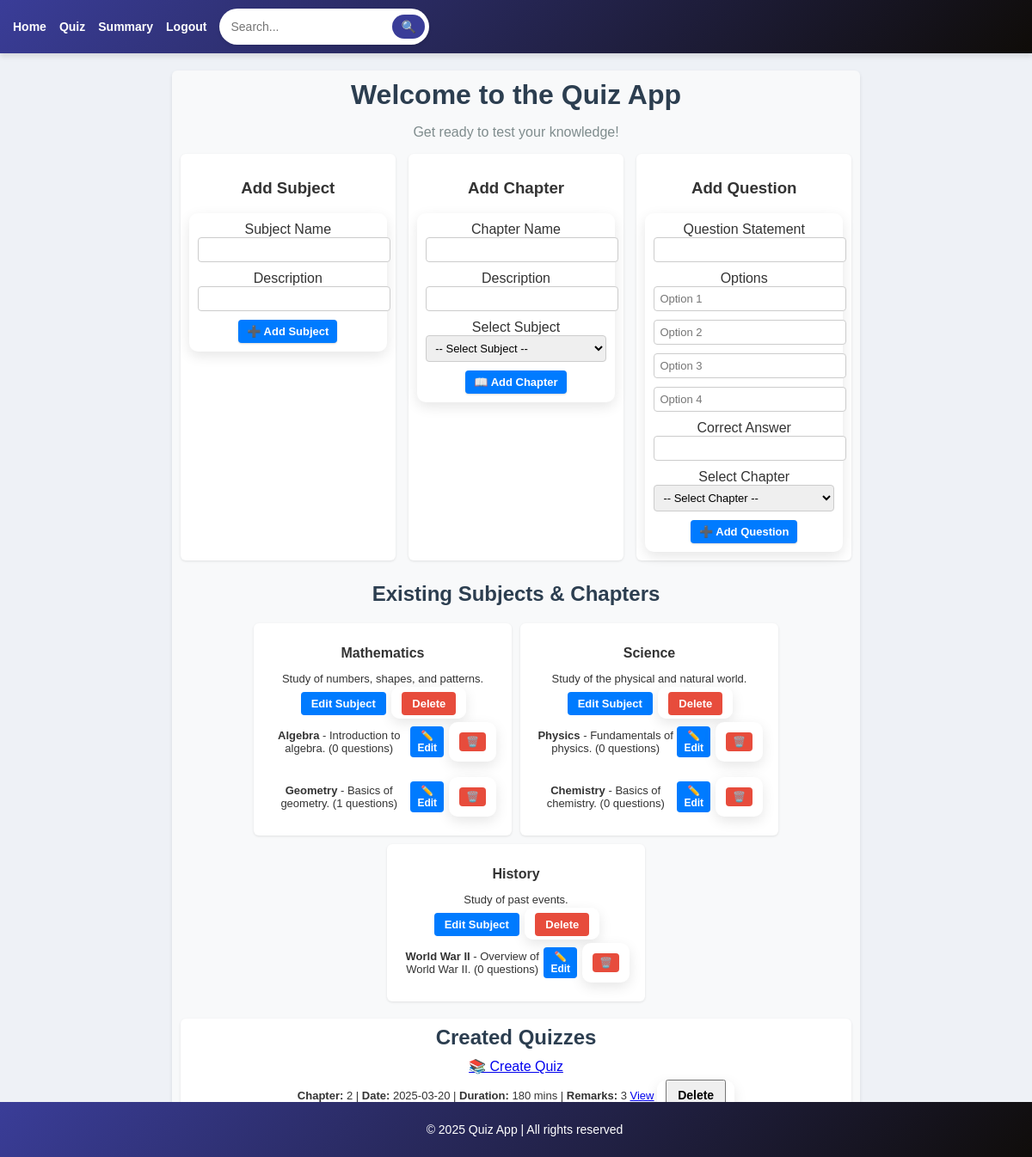
Page /admin_dashboard (signed in) on the committed database.
### models.py (models this page shows, shortened)
class Subject(db.Model):
    __tablename__ = 'subjects'
    id = db.Column(db.Integer, primary_key=True)
    subject_name = db.Column(db.String(80), unique=True, nullable=False)
    description = db.Column(db.String(255), nullable=True)
    chapters = db.relationship('Chapter', backref='subject', cascade="all, delete-orphan", lazy=True)

class Chapter(db.Model):
    __tablename__ = 'chapters'
    id = db.Column(db.Integer, primary_key=True)
    chapter_name = db.Column(db.String(80), unique=True, nullable=False)
    description = db.Column(db.String(255), nullable=True)
    subject_id = db.Column(db.Integer, db.ForeignKey('subjects.id'), nullable=False)
    quizzes = db.relationship('Quiz', back_populates='chapter', cascade="all, delete-orphan", lazy=True)
    questions = db.relationship('Question', back_populates='chapter', cascade="all, delete-orphan", lazy=True)

class Quiz(db.Model):
    __tablename__ = 'quiz'
    id = db.Column(db.Integer, primary_key=True)
    chapter_id = db.Column(db.Integer, db.ForeignKey('chapters.id'), nullable=False)
    name = db.Column(db.String(225), unique=True, nullable=False)
    date_of_quiz = db.Column(db.Date, nullable=True)
    time_duration = db.Column(db.Integer, nullable=True)
    remarks = db.Column(db.String(255), nullable=True)
    chapter = db.relationship('Chapter', back_populates='quizzes')
    scores = db.relationship('Score', backref='quiz', lazy=True)

### app.py (the view, shortened to what this page needs)
@app.route('/admin_dashboard', methods=['GET', 'POST'])
@admin_required
def admin_dashboard():
    subjects = Subject.query.all()
    chapters = Chapter.query.all()
    quizzes = Quiz.query.all()
    return render_template("admin_dashboard.html", subjects=subjects, chapters=chapters, quizzes=quizzes)

### app.py (called while the page is built)
def admin_required(f):
    @wraps(f)
    def decorated_function(*args, **kwargs):
        if "user_id" not in session or session.get('user_role') != 'admin':
            flash("Unauthorized access!", "danger")
            return redirect(url_for("login"))
        return f(*args, **kwargs)
    return decorated_function

### templates/admin_dashboard.html (shortened to what this page needs)
{% extends 'base.html' %}
{% block content %}
<div class="dashboard-container">
  <h1 class="text-center fw-bold">Welcome to the Quiz App</h1>
  <p class="text-center" style="color: #7f8c8d;">Get ready to test your knowledge!</p>
  <div class="forms-row">
    <div class="form-container">
      <h3 class="text-center">Add Subject</h3>
      <form method="POST">
        <label>Subject Name</label>
        <input type="text" name="subject_name" required>
        <label>Description</label>
        <input type="text" name="subject_description">
        <button type="submit">➕ Add Subject</button>
      </form>
    </div>
    <div class="form-container">
      <h3 class="text-center">Add Chapter</h3>
      <form method="POST">
        <label>Chapter Name</label>
        <input type="text" name="chapter_name" required>
        <label>Description</label>
        <input type="text" name="chapter_description">
        <label>Select Subject</label>
        <select name="subject_id" required>
          <option value="">-- Select Subject --</option>
        </select>
        <button type="submit">📖 Add Chapter</button>
      </form>
    </div>
    <div class="form-container">
      <h3 class="text-center">Add Question</h3>
      <form method="POST" action="{{ url_for('add_question') }}">
        <label>Question Statement</label>
        <input type="text" name="question_statement" required>
        <label>Options</label>
        <input type="text" name="option1" placeholder="Option 1" required>
        <input type="text" name="option2" placeholder="Option 2" required>
        <input type="text" name="option3" placeholder="Option 3" required>
        <input type="text" name="option4" placeholder="Option 4" required>
        <label>Correct Answer</label>
        <input type="text" name="correct_answer" required>
        <label>Select Chapter</label>
        <select name="chapter_id" required>
            <option value="">-- Select Chapter --</option>
        </select>
        <button type="submit">➕ Add Question</button>
      </form>
    </div>
  </div>
  <div class="subject-container">
    <h2 class="text-center">Existing Subjects & Chapters</h2>
    {% for subject in subjects %}
    <div class="subject-item">
      <h3 class="text-center">{{ subject.subject_name }}</h3>
      <p class="text-center text-muted">{{ subject.description }}</p>
      <div class="text-center">
        <a href="{{ url_for('edit_subject', subject_id=subject.id) }}" class="btn btn-warning"> Edit Subject</a>
        <form method="POST" action="{{ url_for('delete_subject', subject_id=subject.id) }}" style="display: inline;">
          <button type="submit" class="btn btn-danger" onclick="return confirm('Delete this subject?');">Delete</button>
        </form>
      </div>
      <div>
        {% for chapter in subject.chapters %}
          <div class="chapter-item">
            <span>
              <strong>{{ chapter.chapter_name }}</strong> - {{ chapter.description }} ({{ chapter.questions|length }} questions)
            </span>
            <div class="btn-actions">
              <a href="{{ url_for('edit_chapter', chapter_id=chapter.id) }}" class="btn btn-warning btn-sm">✏️ Edit</a>
              <form method="POST" action="{{ url_for('delete_chapter', chapter_id=chapter.id) }}" style="display: inline;">
                <button type="submit" class="btn btn-danger btn-sm" onclick="return confirm('Delete this chapter?');">🗑️</button>
              </form>
            </div>
          </div>
        {% endfor %}
      </div>
    </div>
    {% else %}
    <p class="text-center text-muted">No subjects available.</p>
    {% endfor %}
  </div>
  <div class="quiz-container">
    <h2 class="text-center">Created Quizzes</h2>
    <div class="text-center">
      <a href="{{ url_for('create_quiz') }}" class="btn btn-primary">📚 Create Quiz</a>
    </div>
    {% if quizzes %}
    <ul>
      {% for quiz in quizzes %}
      <li>
        <strong>Chapter:</strong> {{ quiz.chapter_id }} |
        <strong>Date:</strong> {{ quiz.date_of_quiz }} |
        <strong>Duration:</strong> {{ quiz.time_duration }} mins |
        <strong>Remarks:</strong> {{ quiz.remarks }}
        <a href="{{ url_for('view_quiz', quiz_id=quiz.id) }}" class="btn btn-info">View</a>
        <form method="POST" action="{{ url_for('delete_quiz', quiz_id=quiz.id) }}" style="display: inline;">
          <button type="submit" class="btn btn-danger" onclick="return confirm('Delete this quiz?');">Delete</button>
        </form>
      </li>
      {% endfor %}
    </ul>
    {% else %}
    <p class="text-center text-muted">No quizzes available.</p>
    {% endif %}
  </div>
</div>
{% endblock %}

### templates/base.html (style rules this page uses)
form { background: white; padding: 10px; border-radius: 10px; box-shadow: 0px 5px 15px rgba(0, 0, 0, 0.1); }
input, select { border: 2px solid #3a3d98; border-radius: 10px; padding: 8px; }
button { font-size: 14px; font-weight: bold; padding: 8px 12px; }
body { font-family: 'Poppins', Arial, sans-serif; margin: 0; padding: 0; background-color: #eef1f6; color: #333; }

### templates/admin_dashboard.html (style rules this page uses)
.dashboard-container { max-width: 100%; margin: auto; padding: 10px; background-color: #f8f9fa; border-radius: 6px; box-shadow: 0 2px 4px rgba(0, 0, 0, 0.1); }
h1, h2 { color: #2c3e50; margin: 0 0 10px; }
.forms-row { display: flex; gap: 10px; justify-content: space-between; flex-wrap: nowrap; margin-bottom: 15px; }
.form-container { background: #fff; padding: 10px; border-radius: 6px; box-shadow: 0 1px 3px rgba(0, 0, 0, 0.1); width: 32%; box-sizing: border-box; }
.form-container input, .form-container select { width: 100%; padding: 6px; margin-bottom: 10px; font-size: 13px; border: 1px solid #ccc; border-radius: 4px; transition: border-color 0.3s; }
.form-container button { padding: 6px 10px; font-size: 13px; border-radius: 4px; border: none; cursor: pointer; background: #007bff; color: #fff; box-shadow: 0 1px 2px rgba(0, 0, 0, 0.15); transition: background 0.3s; }
.subject-container { display: flex; flex-wrap: wrap; gap: 10px; justify-content: center; margin: 10px 0; padding: 10px; }
.subject-container h2 { width: 100%; text-align: center; margin-bottom: 10px; }
.subject-item { background-color: #fff; border-radius: 6px; box-shadow: 0 1px 3px rgba(0, 0, 0, 0.1); padding: 10px; width: 280px; text-align: center; }
.subject-item h3 { margin-bottom: 6px; font-size: 16px; }
.subject-item p { font-size: 13px; margin-bottom: 6px; }
.subject-item .btn { display: inline-block; padding: 6px 12px; font-size: 13px; font-weight: bold; border: none; border-radius: 4px; cursor: pointer; text-decoration: none; margin: 2px; }
.subject-item .btn-warning, .chapter-item .btn-warning { background-color:#007bff;; color: #fff; transition: background-color 0.3s ease; }
.subject-item .btn-danger { background-color: #e74c3c; color: #fff; transition: background-color 0.3s ease; }
.chapter-item { display: flex; justify-content: space-between; align-items: center; background: none; border-radius: 4px; padding: 6px 8px; margin-bottom: 6px; font-size: 13px; }
.btn-actions { display: flex; gap: 4px; align-items: center; }
.chapter-item .btn-sm { display: inline-block; padding: 4px 8px; font-size: 12px; font-weight: bold; border: none; border-radius: 4px; cursor: pointer; text-decoration: none; }
.chapter-item .btn-danger { background-color: #e74c3c; color: #fff; transition: background-color 0.3s ease; }
.quiz-container { background-color: #fff; padding: 8px 10px; margin: 10px 0; border-radius: 6px; box-shadow: 0 1px 3px rgba(0, 0, 0, 0.1); }
.quiz-container ul { list-style-type: none; padding: 0; margin: 0; }
.quiz-container li { padding: 6px 8px; border-bottom: 1px solid #e9ecef; font-size: 13px; }
.quiz-container li:last-child { border-bottom: none; }
.text-center { text-align: center; }

### rows in the picture
Subject: subject_name "Mathematics", description "Study of numbers, shapes, and patterns."
Chapter: chapter_name "Algebra", description "Introduction to algebra.", questions|length "0"
Chapter: chapter_name "Geometry", description "Basics of geometry.", questions|length "1"
Subject: subject_name "Science", description "Study of the physical and natural world."
Chapter: chapter_name "Physics", description "Fundamentals of physics.", questions|length "0"
Chapter: chapter_name "Chemistry", description "Basics of chemistry.", questions|length "0"
Subject: subject_name "History", description "Study of past events."
Chapter: chapter_name "World War II", description "Overview of World War II.", questions|length "0"
Quiz: chapter_id "2", date_of_quiz "2025-03-20", time_duration "180", remarks "3"
